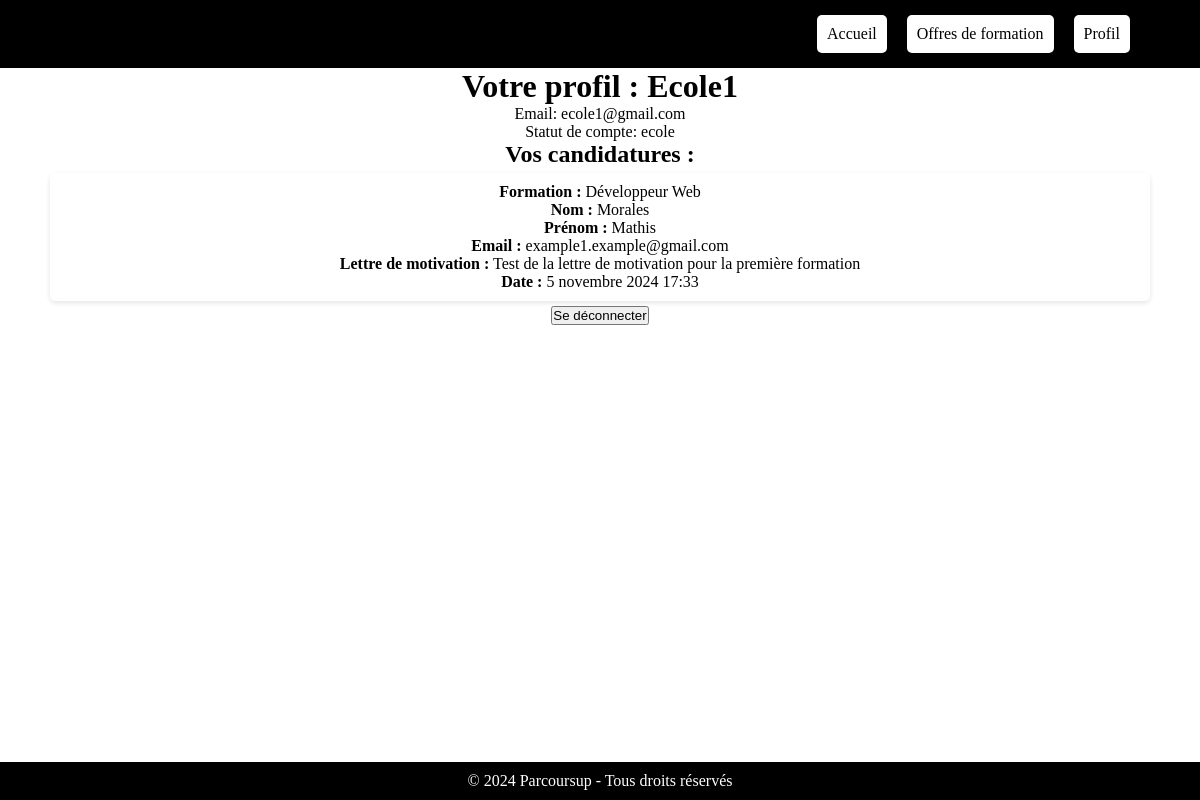
The page /Appli_ParcourSup/profil/ (signed in) on the database as committed earlier.
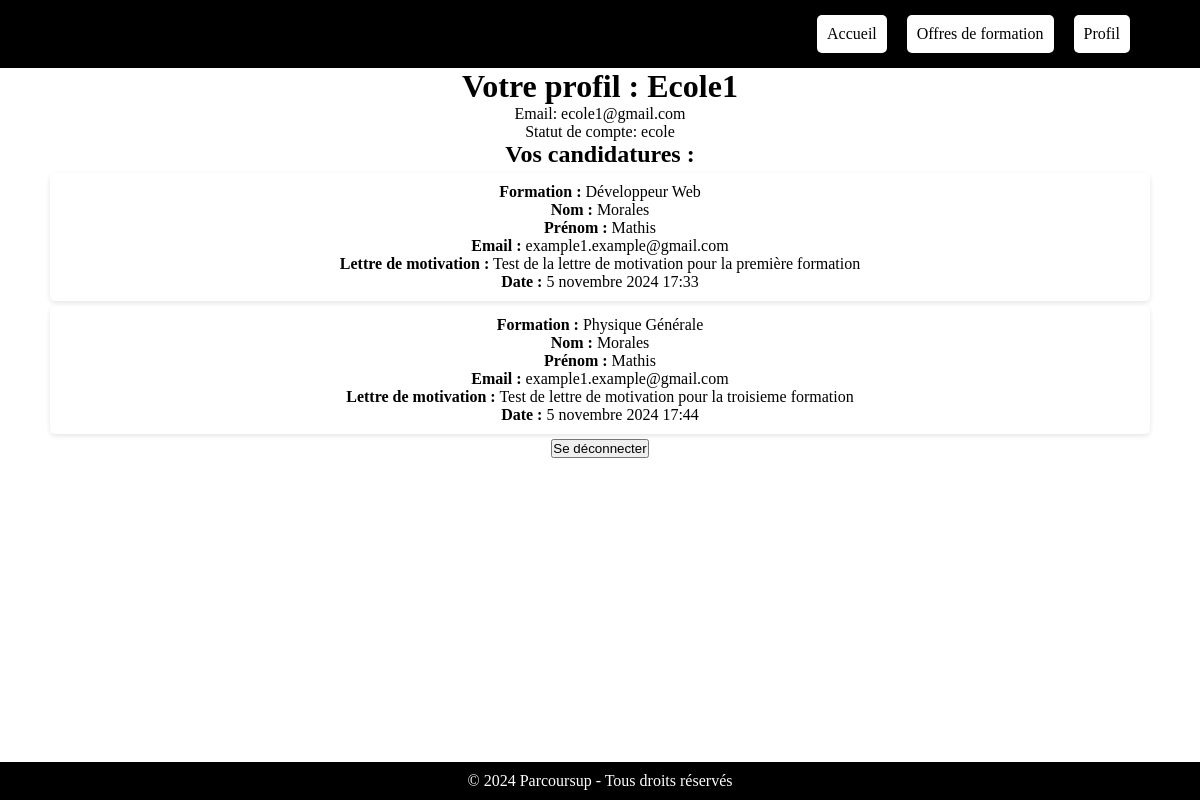
The same page on the database as committed later.
### Appli_ParcourSup/models.py (models this page shows, shortened)
class Candidature(models.Model):
    utilisateur = models.ForeignKey(User, on_delete=models.CASCADE)
    formation = models.ForeignKey(Formation, on_delete=models.CASCADE)
    nom = models.CharField(max_length=100)
    prenom = models.CharField(max_length=100)
    email = models.EmailField()
    lettre_motivation = models.TextField()
    date_postulation = models.DateTimeField(auto_now_add=True)
    statut = models.CharField(max_length=10, choices=[('en_attente', 'En attente'), ('acceptee', 'Acceptée'), ('refusee', 'Refusée')], default='en_attente')

class Formation(models.Model):
    nom = models.CharField(max_length=200)
    description = models.TextField()
    duree = models.CharField(max_length=50)
    etablissement = models.CharField(max_length=50)
    image = models.URLField(max_length=300, blank=True, null=True)

### Appli_ParcourSup/views.py (the view)
# urls.py: path('profil/', views.profil_view, name='profil_view'),
@login_required(login_url='pas_connecte')
def profil_view(request):
    utilisateur = request.user
    profile, created = Profile.objects.get_or_create(user=utilisateur)
    candidatures = Candidature.objects.filter(utilisateur=utilisateur)
    return render(request, 'Appli_ParcourSup/profil.html', {'utilisateur': utilisateur, 'profile': profile, 'candidatures': candidatures})

### Appli_ParcourSup/templates/Appli_ParcourSup/profil.html (shortened to what this page needs)
<!DOCTYPE html>
<html lang="fr">
<head>
    {% load static %}
    <link rel="stylesheet" href="{% static 'index.css' %}">
</head>
<body class="text-profil">
    <header>
        <div class="logo">Parcoursup</div>
        <nav>
            <ul>
                <li><a href="{% url 'Page Accueil' %}">Accueil</a></li>
                <li><a href="{% url 'liste_formations' %}">Offres de formation</a></li>
                <li><a href="#">Profil</a></li>
            </ul>
        </nav>
    </header>
    <main>
        <h1>Votre profil : {{ utilisateur.username }}</h1>
        <p>Email: {{ utilisateur.email }}</p>
        <p>Statut de compte: {{ profile.status }}</p>
        <h2>Vos candidatures :</h2>
        <ul>
            {% for candidature in candidatures %}
                <li>
                    <strong>Formation :</strong> {{ candidature.formation.nom }}<br>
                    <strong>Nom :</strong> {{ candidature.nom }}<br>
                    <strong>Prénom :</strong> {{ candidature.prenom }}<br>
                    <strong>Email :</strong> {{ candidature.email }}<br>
                    <strong>Lettre de motivation :</strong> {{ candidature.lettre_motivation}}<br>
                    <strong>Date :</strong> {{ candidature.date_postulation }}<br>
                </li>
            {% empty %}
                <li>Aucune candidature trouvée.</li>
            {% endfor %}
        </ul>
        <form method="post" action="{% url 'logout' %}">
            <button type="submit">Se déconnecter</button>
        </form>
    </main>
    <footer>
        <p>&copy; 2024 Parcoursup - Tous droits réservés</p>
    </footer>
</body>
</html>

Rows that differ between the two databases and show on the page:
added Candidature: formation.nom "Physique Générale", nom "Morales", prenom "Mathis", email "example1.example@gmail.com", lettre_motivation "Test de lettre de motivation pour la troisieme formation", date_postulation "5 novembre 2024 17:44"
